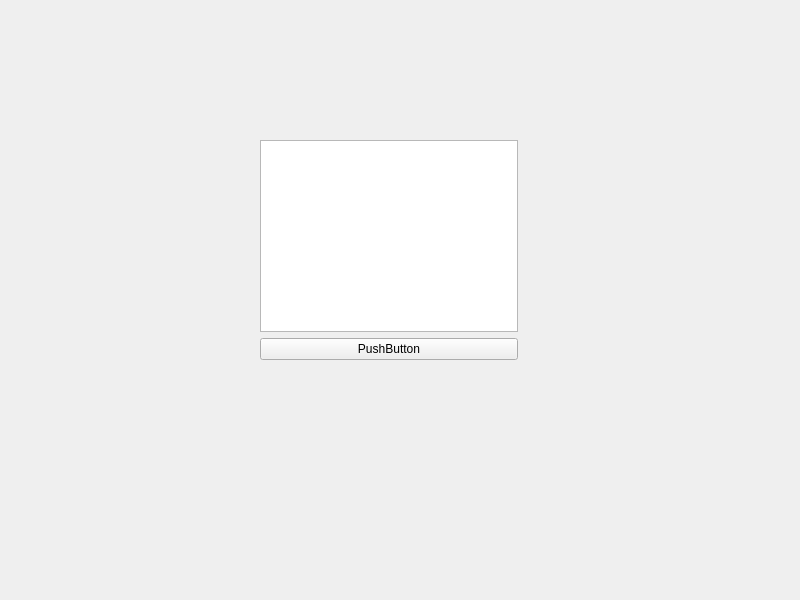
<?xml version="1.0" encoding="UTF-8"?>
<ui version="4.0">
 <class>GameHallWidget</class>
 <widget class="QWidget" name="GameHallWidget">
  <property name="geometry">
   <rect>
    <x>0</x>
    <y>0</y>
    <width>800</width>
    <height>600</height>
   </rect>
  </property>
  <property name="windowTitle">
   <string>Form</string>
  </property>
  <widget class="QWidget" name="">
   <property name="geometry">
    <rect>
     <x>260</x>
     <y>140</y>
     <width>258</width>
     <height>220</height>
    </rect>
   </property>
   <layout class="QVBoxLayout" name="verticalLayout">
    <item>
     <widget class="QTextBrowser" name="userinfo_textBrowser"/>
    </item>
    <item>
     <widget class="QPushButton" name="match_pushButton">
      <property name="text">
       <string>PushButton</string>
      </property>
     </widget>
    </item>
   </layout>
  </widget>
 </widget>
 <resources/>
 <connections/>
</ui>
